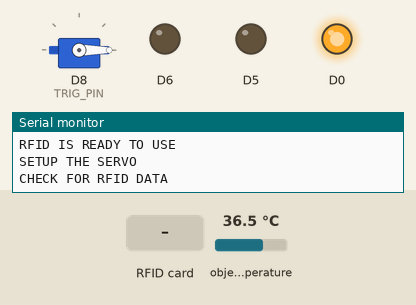
A sketch run on a simulated ESP8266 (NodeMCU). On the bench: servo, output pins drawn as LEDs (lit = HIGH), the last lines printed to the serial monitor. Dashed ring = blinking. Inputs (shaded band) come from the test bench; at power-on: object temperature 36.5 °C. WiFi joins after 1.5 s; servers stay silent unless stated; pins used as bus, display or sensor lines are not drawn.

Above: at 2.7 s.
2.8 s: RFID card 5E 7A 19 C4 held to the reader
At 4.6 s:
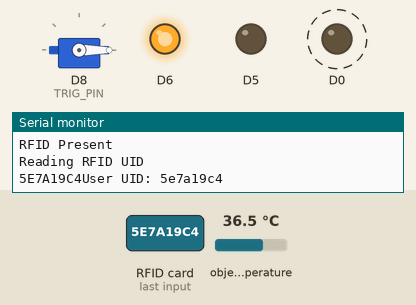
At 8.7 s:
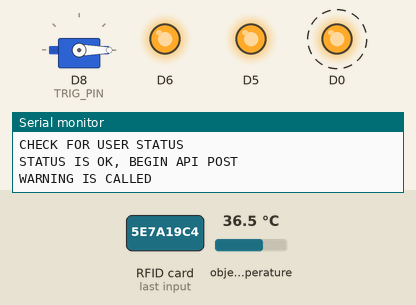
Timing chart, 0 to 10.2 s (numbered marks = the images above; inputs shaded):
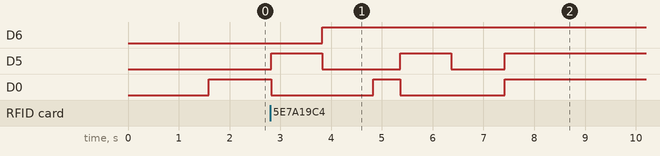

Measured:
- after the input at 2.8 s, D6: LOW → HIGH after 1.0 s; D5: goes HIGH 1.0 s, LOW 1.5 s, HIGH 1.0 s, LOW 1.1 s, then HIGH, starting at once; D0: alternates HIGH for 0.54 s and LOW for 2.0 s, 4 changes in all, then stays HIGH, starting at once

The sketch:

MainIno.ino
```cpp
#include <SPI.h>
#include <MFRC522.h>
#include <Servo.h>
#include <WiFiManager.h>
#include <Wire.h>
#include <Adafruit_MLX90614.h>
#include <ESP8266WiFi.h>
#include <ESP8266HTTPClient.h>
#include <WiFiClient.h>
#include <ArduinoJson.h>


#define RST_PIN         D3          // Pin for RFID reset pin
#define SS_PIN          D4         // Pin for SS RFID pin
#define TRIG_PIN        D8        // Pin for PIR pin
#define ECHO_PIN        D7         // Pin for PIR pin
#define SERVO_PIN       D8          // Pin for Servo PWM pin

// Object Define
MFRC522 mfrc522(SS_PIN, RST_PIN);
Servo servo;
WiFiManager wifiManager;
Adafruit_MLX90614 mlx = Adafruit_MLX90614();

//RFID CHECK MODULE

/**
 * Setup the RFID to work
 */
bool RFID_SETUP_CHECK(){
  Serial.println("Open");
  while (!Serial);    // Do nothing if no serial port is opened (added for Arduinos based on ATMEGA32U4)
  SPI.begin();      // Init SPI bus
  mfrc522.PCD_Init();   // Init MFRC522
  delay(4);       // Optional delay. Some board do need more time after init to be ready, see Readme
  mfrc522.PCD_DumpVersionToSerial();  // Show details of PCD - MFRC522 Card Reader details
  bool isReady = mfrc522.PCD_PerformSelfTest();
  SPI.end();
  if(isReady){
    Serial.println("RFID IS READY TO USE");
    return true;
  } else {
    Serial.println("RFID IS NOT READY TO USE, CHECK CONNECTION");
    return false;
  }

}

void RFID_SETUP(){
  SPI.begin();      // Init SPI bus
  mfrc522.PCD_Init();   // Init MFRC522
}


/**
 * Check the RFID is RFID is present, and is new card is present or not
 */
bool check_RFID(){
  if ( ! mfrc522.PICC_IsNewCardPresent()) {
    return 0;
  }

  // Select one of the cards
  if ( ! mfrc522.PICC_ReadCardSerial()) {
    return 0;
  }
  Serial.println("RFID Present");
  return 1;
}

/**
 * read the RFID card and return the UID value
 * @return String of UID value of the card
 */
String read_RFID(){
  Serial.println("Reading RFID UID");
  String userid;
  for (byte i = 0; i < mfrc522.uid.size; i++) {
  Serial.print(mfrc522.uid.uidByte[i], HEX);
  userid += String(mfrc522.uid.uidByte[i], HEX);
  }
  Serial.print("User UID: ");
  Serial.println(userid);
  SPI.end();
  return userid;
}

// CHECK TEMPERATURE MODULE
/**
 * read the temperature from temperature sensor
 * @return float of temperature
 */
float read_temperature(){
  showLed("Red");
  float offset = 2;
  Serial.println("Checking Temperature");
  mlx.begin();
  float temp_1 = mlx.readObjectTempC();
  temp_1 = temp_1 + offset;
  Serial.print("First Temp: ");
  Serial.println(temp_1);
  delay(500);
  float temp_2 = mlx.readObjectTempC();
  temp_2 = temp_2 + offset;
  Serial.print("Second Temp: ");
  Serial.println(temp_2);
  if(temp_1 > 35 && temp_2 > 35){
    if(temp_1 - temp_2 <= 0.5 || temp_2 - temp_1 <= 0.5) {
      showLed("green");
      Serial.println("Temp OK");
      return temp_2;
    } else {
      showLed("Red");
      Serial.println("Temp Is not OK");
      return 0;
    }
  } else {
    return 0;
  }
}

//CHECK MOTION
int check_motion(unsigned long startMillis){
  pinMode(TRIG_PIN, OUTPUT); // Sets the trigPin as an OUTPUT
  pinMode(ECHO_PIN, INPUT); // Sets the echoPin as an INPUT
  int distance;
  int isMotion = 0;
  long duration;
  digitalWrite(TRIG_PIN, LOW);
  delayMicroseconds(2);
  // Sets the trigPin HIGH (ACTIVE) for 10 microseconds
  digitalWrite(TRIG_PIN, HIGH);
  delayMicroseconds(10);
  digitalWrite(TRIG_PIN, LOW);
  // Reads the echoPin, returns the sound wave travel time in microseconds
  duration = pulseIn(ECHO_PIN, HIGH);
  // Calculating the distance
  distance = duration * 0.034 / 2; // Speed of sound wave divided by 2 (go and back)
  // Displays the distance on the Serial Monitor
  Serial.print("Distance: ");
  Serial.print(distance);
  Serial.println(" cm");
  unsigned long elapsedMillis = millis();
  if(elapsedMillis - startMillis >= 500){
    if(distance <= 4){

      isMotion = 1;
      Serial.println("Motion Detected");
    }
  }
  return isMotion;
}

/**
 * Get user status from temperature
 * @params float temperature
 * @return String user_status
 */

String get_status(float temp){
  String user_status;
  if(temp <= 37.3) user_status = "Ok";
  else user_status = "Warning";
  return user_status;
}


// API MODULE
/**
 * Post API to server
 * @params String uid
 * @params float temp
 * @params String user_status
 * @return int httpResponseCode
 */
int POST_API (String uid, float temp, String user_status) {
  Serial.println("Begin API POST");
  HTTPClient http;
  http.begin("http://192.168.0.10:7070/api/userLog/albertque");
  http.addHeader("Content-Type", "application/json");
  Serial.println("UID: "+uid);
  Serial.print("Temp: ");
  Serial.println(temp);
  Serial.println("Status: "+user_status);
  int httpResponseCode = http.POST("{\"uid\": \""+uid+"\",\"temperature\": \""+temp+"\",\"status\": \""+user_status+"\"}");
  Serial.println("StatusCode: "+httpResponseCode);
  if(httpResponseCode == 200) Serial.println("Api POST OK, Response is 200");
  else if(httpResponseCode == 400) Serial.println("Api POST OK, Status not OK, Response is 400");
  else Serial.println("API POST IS NOT OK, CHECK IP OR SERVER");
  return httpResponseCode;
}


//Buzzer Module

void showBuzzer(){
  pinMode(D5, OUTPUT);
  digitalWrite(D5, HIGH);
  delay(1000);
  digitalWrite(D5,LOW);
}

// LED Module
/*
 * Show LED based on which mode and which modules is used
 * @params String Mode
 * @params String Value
 */
void showLed(String Value){
  pinMode(D0, OUTPUT);
  pinMode(D8, OUTPUT);
  digitalWrite(D0, LOW);
  digitalWrite(D8, LOW);
  if(Value == "green"){
    digitalWrite(D8, HIGH);
    showBuzzer();
  } else {
    digitalWrite(D0, HIGH);
   }

}

/*
 * Detect and show Warning When user_status is warning or user temperature is above 37.3
 */
void warningDetect(){
  Serial.println("WARNING IS CALLED");
  showLed("red");
  pinMode(D5, OUTPUT);
  digitalWrite(D5, HIGH);
  delay(60000);
}

// Servo Module
/*
 * Dispense the liquid either soap or hand sanitizing liquid
 */
 void openRelay(){
  Serial.println("Open Relay");
  digitalWrite(D6, LOW);
  delay(2000);
}


void dispenseLiquid(){
  delay(1000);
  Serial.println("MOVE SERVO TO 90 DEGREE");
  servo.write(90);
  delay(2000);
  Serial.println("MOVE SERVO TO POSITION");
  servo.write(-90);
  openRelay();


}


// Main Module
void setup() {
  // Setup Wifi Manager For using wifi
  Serial.begin(9600);
  WiFi.mode(WIFI_STA); // explicitly set mode, esp defaults to STA+AP
  bool res = wifiManager.autoConnect("SmartSani");
    if(!res) {
        Serial.println("Failed to connect");
    }
    else {
        //if you get here you have connected to the WiFi
        Serial.println("Connected:)");
    }
   // Setup the RFID
     Serial.println("SETUP THE RFID");
     // Commented while RFID module is being fixed
   bool rfidStatus = RFID_SETUP_CHECK();
   if(rfidStatus == false) {
    Serial.println("RFID SETUP FAILED, CHECK CONNECTION");
    while(rfidStatus == false){
      rfidStatus = RFID_SETUP_CHECK();
      delay(1000);
      Serial.print("rfidStatus: ");
      Serial.println(rfidStatus);
    }
   }
   Serial.println("SETUP THE SERVO");
   servo.attach(SERVO_PIN);
   servo.write(0);

}

void loop() {

  Serial.println("CHECK FOR RFID DATA");
  showLed("Red");
  bool RFID_check = check_RFID();
  unsigned long startMillis = millis(); // Store the current milis
  unsigned long elapsedMillis = 0; // store the elapsed millis
  // Commented while RFID module is being fixed
  RFID_SETUP();
  while(RFID_check == 0){
    RFID_check = check_RFID();
    delay(0);
  }

  String RFID_UID = read_RFID();
  showLed("green");
  pinMode(D6, OUTPUT);
  digitalWrite(D6, HIGH);
  delay(1000);
  //String RFID_UID = "BABABCFD";
  Serial.println("RFID DATA IN, CONTINUE TO READ TEMP");
  float temp = 0;
  Serial.println("READ TEMPERATURE START");
  startMillis = millis();
  while(temp == 0){
    temp = read_temperature();
    delay(0);
    elapsedMillis = millis();
    if(elapsedMillis - startMillis >= 30000) {
      showBuzzer();
      return; // if 30s is elapsed and temp is still 0, then return the loop
    }
  }
  delay(1000);
  Serial.println("TEMPERATURE READ IS OK, TEMPERATURE IS OK");
  Serial.println("CHECK FOR USER STATUS");
  String user_status = get_status(temp);
  Serial.println("STATUS IS OK, BEGIN API POST");
  if(user_status == "Warning") {
    warningDetect();
    int respondCode = POST_API(RFID_UID,temp,user_status);
    return;
  }
  showLed("red");
  int respondCode = POST_API(RFID_UID,temp,user_status);
  int tries = 1;
  while(respondCode != 200){
    if(tries >= 6) return; // return to loop is tried is 6 or above 6
    respondCode = POST_API(RFID_UID,temp,user_status);
    tries = tries+1;
    delay(0);
  }
  showLed("green");
  delay(1000);
  Serial.println("RESPONSE IS OK, CHECKING MOTION");
  showLed("red");
  startMillis = millis();
  int isMotion = check_motion(startMillis);
  while(isMotion == 0){
    isMotion = check_motion(startMillis);
    delay(0);
    elapsedMillis = millis();
    if(elapsedMillis - startMillis >= 30000) {
      showBuzzer();
      return;
    }
  }
  showLed("green");
  delay(1000);
  Serial.println("MOTION IS OK, READY TO DISPENSE");
  dispenseLiquid();
  Serial.println("SEQUENCE FINISHED");
}
```
